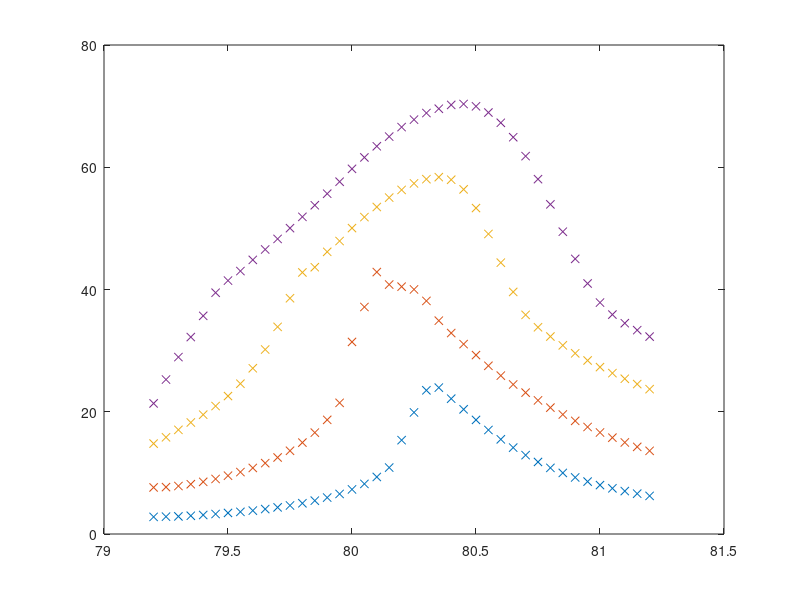

This figure's MATLAB source: (Note: this script raises an error after producing the figure.)
clear all
close all
clc
% Download forced response masurements from https://github.com/mattiacenedese/BRBtesting
load('Forced_response_measurements/ForcedFrequencyResponses.mat')

plot(FRdata.ForceControl(1).frequency,FRdata.ForceControl(1).amplitude,'x')

hold on
plot(FRdata.ForceControl(2).frequency,FRdata.ForceControl(2).amplitude,'x')
plot(FRdata.ForceControl(3).frequency,FRdata.ForceControl(3).amplitude,'x')
plot(FRdata.ForceControl(4).frequency,FRdata.ForceControl(4).amplitude,'x')

force_nom=[0.2 0.5 1 1.5];

f0=1;

Om_mins=2*pi.*[79.2  79.2 79.2 79.2]/f0;
Om_maxs=2*pi.*[81.2  81.2 81.2 81.2]/f0;
ids=[1:4];
dim=1;

t_POs=cell(41,length(ids));
x_POs=cell(41,length(ids));
freqs=[];
ampls=[];
f_lvl=[];
for iter_ids=1:length(ids)
    freqs=[freqs FRdata.ForceControl(ids(iter_ids)).frequency.'./f0];
    ampls=[ampls FRdata.ForceControl(ids(iter_ids)).amplitude];
    phases=FRdata.ForceControl(ids(iter_ids)).phase;
    f_lvl=[f_lvl FRdata.ForceControl(ids(iter_ids)).force];
    for iter_POs=1:length(phases)
        T=1/freqs(iter_POs,iter_ids);
        dt=T/10^3;
        t_POs{iter_POs,iter_ids}=(0:dt:T).';
        x_POs{iter_POs,iter_ids}=ampls(iter_POs,iter_ids)/(2*pi*freqs(iter_POs,iter_ids))^2.*sin(2*pi*freqs(iter_POs,iter_ids).*t_POs{iter_POs,iter_ids}+phases(iter_POs));
    end
end
Om_vec=2*pi*freqs;
%%
x_POs_un={};
Om_vec_un=[];
t_POs_un={};
force_level=[];
id_f_lvl=[];
for iter_ids=1:length(ids)
    x_POs_tmp=x_POs(:,iter_ids);
    Om_tmp=Om_vec(:,iter_ids);
    t_POs_tmp=t_POs(:,iter_ids);
    x_POs_tmp=x_POs_tmp(:);
    Om_tmp=Om_tmp(:).';
    t_POs_tmp=t_POs_tmp(:);
    f_lvl_tmp=f_lvl(:,iter_ids);
    
    
    [Om_vec_un_tmp,x_POs_un_tmp,t_POs_un_tmp]=del_renun_orbits(Om_tmp,x_POs_tmp,t_POs_tmp,dim);
    
    tmp_ampl=cell2mat(cellfun(@max,cellfun(@abs,x_POs_un_tmp,'UniformOutput',false),'UniformOutput',false));
    
    tmp_ampl2=cell2mat(cellfun(@max,cellfun(@abs,x_POs_tmp,'UniformOutput',false),'UniformOutput',false));
    
    figure
    subplot(1,2,1)
    plot(Om_vec_un_tmp./(2*pi),sum(tmp_ampl,2),'x')
    title('Unique')
    subplot(1,2,2)
    plot(Om_tmp./(2*pi),sum(tmp_ampl2,2),'x')
    
    x_POs_un_tmp(Om_vec_un_tmp<Om_mins(iter_ids) | Om_vec_un_tmp>Om_maxs(iter_ids))=[];
    t_POs_un_tmp(Om_vec_un_tmp<Om_mins(iter_ids) | Om_vec_un_tmp>Om_maxs(iter_ids))=[];
    f_lvl_tmp(Om_vec_un_tmp<Om_mins(iter_ids) | Om_vec_un_tmp>Om_maxs(iter_ids))=[];
    Om_vec_un_tmp(Om_vec_un_tmp<Om_mins(iter_ids) | Om_vec_un_tmp>Om_maxs(iter_ids))=[];
    
    title('Repititions')
    
    x_POs_un=[x_POs_un;x_POs_un_tmp];
    t_POs_un=[t_POs_un;t_POs_un_tmp];
    Om_vec_un=[Om_vec_un Om_vec_un_tmp];
    force_level=[force_level; f_lvl_tmp ];
    id_f_lvl=[id_f_lvl; length(Om_vec_un)];
end

%%
N_harm=3;
x_POs_hat=zeros(length(Om_vec_un),1,2*N_harm+1);
for iter_Om=1:length(Om_vec_un)
    
    x_POs_hat(iter_Om,:,:)=project_fmodes( t_POs_un{iter_Om},x_POs_un{iter_Om},N_harm,Om_vec_un(iter_Om));
    
end





%%


figure
tl = tiledlayout(2,2);
nexttile(tl)
tmp_ampl=cell2mat(cellfun(@max,cellfun(@abs,x_POs_un,'UniformOutput',false),'UniformOutput',false));
%
plot(Om_vec_un./(2*pi),tmp_ampl,'x')

title('max displacement')


for iter_harm=1:N_harm
    nexttile(tl)
    plot(Om_vec_un./(2*pi),abs(x_POs_hat(:,:,N_harm+1+iter_harm)),'x')
    
    
    title([ num2str(iter_harm) 'th harmonic'])
    xlabel('Frequency in Hz')
    ylabel('Amplitude  in V')
    
end
title(tl,'Response ')



%%


norm_c=(max(cell2mat(cellfun(@max,cellfun(@abs,x_POs_un,'UniformOutput',false),'UniformOutput',false))));

x_POs_un=gdivide(x_POs_un,norm_c);



%%





z_hat=NaN(length(Om_vec_un),dim,3);
for iter_Om=1:length(Om_vec_un)
    z_hat(iter_Om,:,:)=project_fmodes( t_POs_un{iter_Om},x_POs_un{iter_Om},1,Om_vec_un(iter_Om));
end

figure

plot(Om_vec_un./(2*pi),angle(z_hat(:,:,3)),'s')
%%

noise_lvl=noise_estimator(x_POs_un,t_POs_un,Om_vec_un,500,5000*2*pi);

%%
poly_order=5;
N_fmodes=1;
f_order=1;




[Abig, Bbig]=Build_big_mat(x_POs_un,t_POs_un,force_level,N_fmodes,Om_vec_un,dim,poly_order,f_order,noise_lvl);
%%
ws=zeros(length(Abig(:,1)),1);

figure

for iter_flvl=1:length(id_f_lvl)
    if iter_flvl==1
        Om_tmp=repmat(Om_vec_un(1:id_f_lvl(iter_flvl)),2*N_fmodes,1);
        
        ws(1:2*N_fmodes*id_f_lvl(iter_flvl))=1/max(abs(Abig(1:2*N_fmodes*id_f_lvl(iter_flvl),1)));
        ampl_tmp=ws(1:2*N_fmodes*id_f_lvl(iter_flvl)).*abs(Abig(1:2*N_fmodes*id_f_lvl(iter_flvl),1));
        ws(1:2*N_fmodes*id_f_lvl(iter_flvl))=ws(1:2*N_fmodes*id_f_lvl(iter_flvl))./id_f_lvl(iter_flvl); %
    else
        Om_tmp=repmat(Om_vec_un(id_f_lvl(iter_flvl-1)+1:id_f_lvl(iter_flvl)),2*N_fmodes,1);
        ws(2*N_fmodes*id_f_lvl(iter_flvl-1)+1:2*N_fmodes*id_f_lvl(iter_flvl))=1/max(abs(Abig(2*N_fmodes*id_f_lvl(iter_flvl-1)+1:2*N_fmodes*id_f_lvl(iter_flvl),1)));
        
        ampl_tmp=ws(2*N_fmodes*id_f_lvl(iter_flvl-1)+1:2*N_fmodes*id_f_lvl(iter_flvl)).*abs(Abig(2*N_fmodes*id_f_lvl(iter_flvl-1)+1:2*N_fmodes*id_f_lvl(iter_flvl),1));
        ws(2*N_fmodes*id_f_lvl(iter_flvl-1)+1:2*N_fmodes*id_f_lvl(iter_flvl))=ws(2*N_fmodes*id_f_lvl(iter_flvl-1)+1:2*N_fmodes*id_f_lvl(iter_flvl))./(id_f_lvl(iter_flvl)-id_f_lvl(iter_flvl-1));%
    end
    plot(Om_tmp(:),ampl_tmp,'x')
    hold on
end
ws=ws./min(ws);



%%
tols=0.0015;
poly_str=write_polys(dim,poly_order,f_order);
pars_exp=zeros(size(poly_str));
err_rel=zeros(dim,1);
poly_str_tmp=poly_str(:,1);
poly_str_tmp=cellfun(@(c) c(8:end) ,poly_str_tmp,'UniformOutput',false);
for iter_dim=1:dim
    [pars_exp(:,iter_dim), ~,err_rel(iter_dim)]=FourierID(ws.*Abig,ws.*Bbig(iter_dim,:).',noise_lvl,tols(iter_dim),poly_str_tmp); %([1:83 250 251])([1:83 250 251])
end

%%
for iter_dim=1:dim
    disp('---------------------')
    disp('ID result:')
    disp(['Relative error:   ' num2str(err_rel(iter_dim))] )
    disp('---------------------')
    for iter_pars=1:length(pars_exp)
        if ~isnan(pars_exp(iter_pars,iter_dim))
            disp(['Coefficient: ' poly_str{iter_pars,iter_dim}  '     Value: ' num2str(pars_exp(iter_pars,iter_dim))])
        end
    end
    disp('---------------------')
    disp('Deleted coefficients')
    for iter_pars=1:length(pars_exp)
        if isnan(pars_exp(iter_pars))
            disp(['Coefficient: ' poly_str{iter_pars,iter_dim}  ])
        end
    end
    disp('---------------------')
    
end



%%
ampl_id= pars_exp(end-2*f_order+1:end,:);
pars_sim=real(pars_exp);
pars_sim(end-2*f_order+1:end,:)=[];
pars_sim=pars_sim.';

ampl_id=reshape(ampl_id,2*f_order,dim).';

ampl_id(:,end-f_order+2:end+1)=ampl_id(:,end-f_order+1:end);
ampl_id(:,f_order+1)=0;



pars_sim(isnan(pars_sim))=0;
ampl_id(isnan(ampl_id))=0;


IC=zeros(1,2*dim);
Om_step=(max(Om_vec_un)-min(Om_vec_un))/100;
Om_sim=(min(Om_vec_un):Om_step:max(Om_vec_un));
T_sim=200*2*pi/mean(Om_sim);

f_levels=force_nom;
x_hat_id=zeros(length(f_levels),length(Om_sim),dim,2*N_harm+1);
parfor iter_f_lvl=1:length(f_levels)
    [~,~, ~,x_tmp]=my_sweep_sim(Om_sim,pars_sim,poly_order,dim,f_levels(iter_f_lvl).*ampl_id,T_sim,T_sim,0.001,N_harm,IC);
    x_hat_id(iter_f_lvl,:,:,:)=x_tmp;
end
%%
z_hat=NaN(length(Om_vec_un),dim,2*N_harm+1);
for iter_Om=1:length(Om_vec_un)
    z_hat(iter_Om,:,:)=project_fmodes( t_POs_un{iter_Om},x_POs_un{iter_Om},N_harm,Om_vec_un(iter_Om));
    
end

%%


%%

figure
iter_harm=1;


for iter_f_lvl=1:length(f_levels)
    legend('AutoUpdate','Off')
    plot(freqs(:,iter_f_lvl),ampls(:,iter_f_lvl)/2,'x')
    hold on
    legend('AutoUpdate','On')
    set(gca,'ColorOrderIndex',iter_f_lvl)
    [x_hat_plt,Om_plot]=id_jump(reshape(x_hat_id(iter_f_lvl,:,:,:),[length(Om_sim) dim 2*N_harm+1]),Om_sim,N_harm+2);
    plot(Om_plot./(2*pi),(Om_plot.').^2.*sum(squeeze(abs(x_hat_plt(:,:,N_harm+1+iter_harm))),2).*norm_c,'Linewidth',2,'Displayname',['f=' num2str(f_levels(iter_f_lvl))])%,'Color',[0.8 0.3 0.3]
end
grid on
xlabel('Frequency in Hz')
ylabel('Acceleration amplitude in m/s^2')


%%
function [Abig, Bbig]=Build_big_mat(z_POs,t_POs,force_level,N_fmodes,Om_vec,dim,poly_order,f_order,noise_lvl)


disp('-----------------------------')
disp('Builing matrix for Regression')
disp('-----------------------------')
poly_str=write_polys(dim,poly_order,f_order);
N_orbits=length(z_POs);

Abig3D=zeros(2*N_fmodes,length(poly_str),N_orbits);
Bbig3D=zeros(dim,2*N_fmodes,N_orbits);
for iter_POs=1:N_orbits
    [A0,B0]=build_mat(z_POs{iter_POs},t_POs{iter_POs},force_level(iter_POs),N_fmodes,Om_vec(iter_POs),dim,poly_order,f_order,noise_lvl);
    % delte mean rows
    A0(N_fmodes+1,:)=[];
    % delete zeroth forcing coefficient
    A0(:,end-f_order)=[];
    % delete zeroth acceleration coefficient
    B0(:,N_fmodes+1)=[];
    Abig3D(:,:,iter_POs)=A0;
    Bbig3D(:,:,iter_POs)=B0;
    
    disp(['Progress: ' num2str(round(iter_POs/N_orbits*100,2)) '%'])
end
Abig=reshape(permute(Abig3D,[1 3 2]),2*N_fmodes*N_orbits,length(poly_str));
Bbig=reshape(Bbig3D,dim,2*N_fmodes*N_orbits);


disp('-----------------------------')
disp('Matrix Build')
disp('-----------------------------')
end

function [pars, res,rel_err]=FourierID(Abig,Bbig,noise_lvl,tol,poly_str)
disp('-----------------------------')
disp('Start fitting')
disp('-----------------------------')

del_idx=find(vecnorm(Abig)<noise_lvl);

accept_idx=min(setdiff(1:length(Abig(1,:)),del_idx));
del_idx=[];
for iter_pars=accept_idx+1:length(Abig(1,:))
    
    P=Abig(:,accept_idx)*inv(Abig(:,accept_idx)'*Abig(:,accept_idx))*Abig(:,accept_idx)';
    if  norm(Abig(:,iter_pars))<noise_lvl  || norm(P*Abig(:,iter_pars))/norm(Abig(:,iter_pars))>0.99
        
        del_idx=[del_idx iter_pars];
        
    else
        
        accept_idx=[accept_idx iter_pars];
        
    end
end
%


if ~isempty(del_idx)
    disp('Renundant Data detected!')
    disp(['Indices: ' num2str(del_idx)  ])
    
    disp(strjoin(['Polynomials: ' poly_str(del_idx).'],'   '))
end


accept_idx=setdiff(1:length(Abig(1,:)),del_idx);


A_reduce=Abig;
A_reduce(:,del_idx)=[];
pars=-A_reduce\Bbig;

res=norm(A_reduce*pars+Bbig);

if res/norm(Bbig)<tol
    disp(['Relative errror:' num2str(res/norm(Bbig)) ' less than ' num2str(tol*100) '%'])
    disp('Sparsify')
    
    chck=false;
    final_accept_idx=[];
    while chck==false
        
        res_tmp=zeros(length(accept_idx),1);
        pars_tmp=zeros(length(final_accept_idx)+1,length(accept_idx));
        
        for iter_idx=1:length(accept_idx)
            A_reduce=Abig(:,[final_accept_idx  accept_idx(iter_idx)]);
            
            pars_tmp(:,iter_idx)=-A_reduce\Bbig;
            
            res_tmp(iter_idx)=norm(A_reduce*pars_tmp(:,iter_idx)+Bbig);
            
        end
        [res_min, min_id]=min(res_tmp);
        if res_min/norm(Bbig)>tol
            disp(['Identified index: ' num2str(accept_idx(min_id))])
            disp(['Identified Polynomial:   ' poly_str{accept_idx(min_id)}])
            disp(['Relative error: ' num2str(res_min/norm(Bbig))])
            final_accept_idx=[final_accept_idx accept_idx(min_id)];
            accept_idx(min_id)=[];
            pars=pars_tmp(:,min_id);
            res=res_min;
        else
            disp(['Identified index: ' num2str(accept_idx(min_id))])
            disp(['Identified Polynomial:   ' poly_str{accept_idx(min_id)}])
            disp(['Relative error: ' num2str(res_min/norm(Bbig))])
            final_accept_idx=[final_accept_idx accept_idx(min_id)];
            accept_idx(min_id)=[];
            pars=pars_tmp(:,min_id);
            res=res_min;
            disp(['Sparse model with ' num2str(tol*100) '% relative error fitted'])
            chck=true;
        end
        if isempty(accept_idx)
            disp(['Model cannot be fitted with reaching a relative error of ' num2str(tol*100) '%'])
            chck=true;
        end
        
        
    end
else
    disp(['Relative errror:' num2str(res/norm(Bbig)) ' larger than specified (' num2str(tol*100) '%).'])
    disp(['No spare model fitted. Consider increasing tolercane or generating cleaner input signals.'])
    final_accept_idx=accept_idx;
end

del_idx=setdiff(1:length(Abig(1,:)),final_accept_idx);

[~,ids]=sort([final_accept_idx del_idx].');

pars=[  pars; NaN(length(del_idx),1)];

pars=pars(ids);
rel_err=res./norm(Bbig);
end

function str=write_polys(dim,poly_order,f_order)

cords=cell(2*dim,1);
for iter_dim=1:dim
    cords{iter_dim}=['x_' num2str(iter_dim)];
end
for iter_dim=1:dim
    cords{dim+iter_dim}=['v_' num2str(iter_dim)];
end

str=cords;



for iter_poly=2:poly_order
    str=[str; join(nmultichoosek(cords, iter_poly))];
end
num_poly=length(str);
str=repmat(str,1,dim);
prefix={};

for iter_dim=1:dim
    prefix=[prefix  repmat({['eq ' num2str(iter_dim) ':   ']},num_poly,1)];
end
str=strcat(prefix,str);

f_str=cell(2*f_order,1);
for iter_f=1:f_order
    f_str{f_order+iter_f}=['f^' num2str(iter_f) '_+'];
    f_str{f_order-iter_f+1}=['f^' num2str(iter_f) '_-'];
end
f_str=repmat(f_str,1,dim);

prefix=[];
for iter_dim=1:dim
    prefix=[prefix repmat({['eq ' num2str(iter_dim) ':   ']},2*f_order,1)];
end

f_str=strcat(prefix,f_str);

str=[str; f_str];
end


function [A,B]=build_mat(x_PO,t_PO,f_lvl,N_fmodes,Om,dim,poly_order,f_order,noise_floor)

if noise_floor>0
    x_hat=project_fmodes(t_PO,x_PO,N_fmodes,Om);
    x_hat(abs(x_hat)<noise_floor)=0;
    v_hat=(1i*Om.*(-N_fmodes:1:N_fmodes)).*x_hat;
    v_hat(abs(v_hat)<noise_floor)=0;
    x_PO=(x_hat*exp(1i.*Om*(-N_fmodes:N_fmodes).'*t_PO.')).';
    v_PO=(v_hat*exp(1i.*Om*(-N_fmodes:N_fmodes).'*t_PO.')).';
end
z_PO=[x_PO v_PO];

num_polys=0;
for iter_poly=1:poly_order
    num_polys=num_polys+nchoosek(2*dim+iter_poly-1,iter_poly);
end
polys_hat=zeros(2*N_fmodes+1,num_polys);
ids=1;
for iter_poly=1:poly_order
    idx=nmultichoosek(1:2*dim, iter_poly);
    for iter_idx=1:length(idx(:,1))
        sig=prod(z_PO(:,idx(iter_idx,:)),2);
        polys_hat(:,ids)=project_fmodes(t_PO,sig,N_fmodes,Om);
        ids=ids+1;
    end
end
polys_hat(abs(polys_hat)<noise_floor)=0;

A=polys_hat;
B=-Om^2*(-N_fmodes:N_fmodes).^2.*x_hat;
I_f=f_lvl.*[zeros((N_fmodes-f_order),(2*f_order+1));eye((2*f_order+1));zeros((N_fmodes-f_order),(2*f_order+1))];


A=[A I_f];

end

function [z_POs,t_POs, z_ampl,x_hat]=my_sweep_sim(Om_vec,pars,poly_order,dim,ampls,t_wait,N_periods_ss,t_sample_ss,N_harm,IC)

opts = odeset();

z_POs=cell(length(Om_vec),1);
t_POs=cell(length(Om_vec),1);
z_ampl=NaN(length(Om_vec),dim);
x_hat=NaN(length(Om_vec),dim,N_harm*2+1);

t0=0;
for iter_Om=1:length(Om_vec)
    Om_cur=Om_vec(iter_Om);
    T_cur=2*pi/Om_cur;
    
    [t_tmp, z] = ode45(@(t,z)NL_sys(t,z,pars,poly_order,dim,ampls,Om_cur),t0+[0 t_wait], IC ,opts); %;zeros(4*dim^2,1)
    
    t0= rem(t_tmp(end),2*pi/Om_cur);
    
    [t_tmp, z] = ode45(@(t,z)NL_sys(t,z,pars,poly_order,dim,ampls,Om_cur),t0+T_cur*[0:t_sample_ss:N_periods_ss], z(end,:) ,opts);
    
    t0= rem(t_tmp(end),2*pi/Om_cur);
    t_POs{iter_Om}=t_tmp;
    z_POs{iter_Om}=z(:,1:dim);
    
    IC=z(end,:);
    z_ampl(iter_Om,:)=max(abs(z(:,1:dim)));
    x_hat(iter_Om,:,:)=project_fmodes(t_tmp,z(:,1:dim),N_harm,Om_cur);
    
    
    disp(['Progress: ' num2str(round(iter_Om/length(Om_vec)*100,2)) '%'])
end
end

function noise_lvl=noise_estimator(z_POs,t_POs,Om_vec,N_smpls,Om_max)
idx_selected=randi(length(z_POs),N_smpls,1);
noise_ampls=zeros(length(z_POs{1}(1,:)),2*N_smpls);


for iter_smpls=1:N_smpls
    
    Om_found=false;
    while Om_found==false
        Oms_selected=Om_max*rand(1);
        if mod(Oms_selected,Om_vec(idx_selected(iter_smpls)))>0.1*Om_vec(idx_selected(iter_smpls))
            Om_found=true;
        end
    end
    
    x_hat_tmp=project_fmodes(t_POs{idx_selected(iter_smpls)},z_POs{idx_selected(iter_smpls)},1,Oms_selected);
    noise_ampls(:,2*iter_smpls-1:2*iter_smpls)=abs(x_hat_tmp(:,1:2:3));
end
noise_lvl=2*mean(noise_ampls,'all');
end


function x_hat=project_fmodes(t_PO,x_PO,N_fmodes,Om)
x_hat=zeros(length(x_PO(1,:)),2*N_fmodes+1);
x_hat(:,N_fmodes+1)=mean(x_PO);

for iter_fmodes=1:N_fmodes
    x_hat(:,N_fmodes+1+iter_fmodes)=(t_PO(2)-t_PO(1))./(t_PO(end)-t_PO(1))*sum(x_PO(2:end,:).*exp(-1i*iter_fmodes*Om*t_PO(2:end))).';
    x_hat(:,N_fmodes+1-iter_fmodes)=conj(x_hat(:,N_fmodes+1+iter_fmodes));
end

end

function [x_hat_plt,Om_plot]=id_jump(x_hat_with_jump,Om_with_jump,idx_for_jump_detection)

x_hat_plt=x_hat_with_jump;
Om_plot=Om_with_jump;

dim2=length(x_hat_with_jump(1,:,1));
dim3=length(x_hat_with_jump(1,1,:));
jump_idx=find(abs(diff(sum(abs(x_hat_with_jump(:,:,idx_for_jump_detection)),2)))>0.1);

jump_idx=jump_idx+[0:(length(jump_idx)-1)].';
for iter_jump=1:length(jump_idx)
    x_hat_plt=[x_hat_plt(1:jump_idx(iter_jump),:,:); NaN(1,dim2,dim3);x_hat_plt(jump_idx(iter_jump)+1:end,:,:) ];
    Om_plot=[Om_plot(1:jump_idx(iter_jump)) NaN Om_plot(jump_idx(iter_jump)+1:end)];
    
end
end



function x_p = NL_sys(t,x,pars,poly_order,dim,ampls,Om)
tol=10^-6;
f=sum(ampls.*exp(1i*Om.*(( 1:length(ampls))-floor((length(ampls)+1)/2))*t),2);
if imag(f)>tol
    disp('img forcing')
    
end
f=real(f);

RHS=zeros(dim,1);


polys=[x.'];
for iter_poly=2:poly_order
    polys=[polys  prod(nmultichoosek(x,iter_poly).')];
    
end
for iter_dim=1:dim
    RHS(iter_dim)=dot(pars(iter_dim,:),polys);
end
x_p=zeros(2*dim,1);
x_p(1:dim,1) = x(dim+1:2*dim);
x_p(dim+1:2*dim,1) = -RHS+f;
end


function y=BeamID_system(t,x,p)

x1 = x(1,:);
x2 = x(2,:);
p1 = p(1,:);
p2 = p(2,:);


d = p(3,:);

w0 = sqrt(56979.5144);
k3 = 15572.8828;
k2 =  10148.5048;

y(1,:) = x2;
y(2,:) = -d.*x2-w0.^2.*x1-k3.*x1.^3-k2.*x1.^2+p2.*cos(2*pi./p1.*t); %
end

function combs = nmultichoosek(values, k)
%// Return number of multisubsets or actual multisubsets.
% thanks to https://stackoverflow.com/questions/28284671/generating-all-combinations-with-repetition-using-matlab
if numel(values)==1
    n = values;
    combs = nchoosek(n+k-1,k);
else
    n = numel(values);
    combs = bsxfun(@minus, nchoosek(1:n+k-1,k), 0:k-1);
    combs = reshape(values(combs),[],k);
end
end

function [Oms,z_PO,t_PO]=del_renun_orbits(Oms,z_PO,t_PO,dim)
freqs_unique=unique(Oms);
freq_del=[];
for iter_freqs=1:length(freqs_unique)
    freq_idx=find(freqs_unique(iter_freqs)==Oms);
    x_ampl=zeros(length(freq_idx),dim);
    for iter_id=1:length(freq_idx)
        x_hat=project_fmodes(t_PO{freq_idx(iter_id)},z_PO{freq_idx(iter_id)},1,Oms(freq_idx(iter_id)));
        x_ampl(iter_id,:)=abs(x_hat(:,3)).';
    end
    del_id=[];
    for iter_ampl=1:length(x_ampl(:,1))-1
        ampl_id=find(norm(x_ampl(iter_ampl,:)-x_ampl(iter_ampl+1:end,:))<0.2*norm(x_ampl(iter_ampl,:)));
        del_id=unique([del_id iter_ampl+ampl_id]);
    end
    freq_del=[freq_del freq_idx(del_id)];
end
z_PO(freq_del)=[];

t_PO(freq_del)=[];%;
Oms(freq_del)=[];
end

function [freqs, x_POs,control_POs,t_POs]=get_POs_from_lvm(src,strain_idx,f_idx,clock_beam_idx,N_periods,N_pts_per_T)


data=lvm_import(src);


freq_idx=find(isnan(data.Segment1.data(:,f_idx))~=1);
freqs=data.Segment1.data(freq_idx,f_idx).';
freq_idx=freq_idx([1 1+find(diff(freqs)~=0)]);
freqs=freqs([1 1+find(diff(freqs)~=0)]);
x_POs=cell(length(freqs),1);
t_POs=cell(length(freqs),1);
control_POs=cell(length(freqs),1);

for iter_freq=1:length(freq_idx)
    T=1/(data.Segment1.data(freq_idx(iter_freq),f_idx));
    
    Ts=T/N_pts_per_T;
    if iter_freq< length(freq_idx)
        t_end=freq_idx(iter_freq+1)-1;
    else
        t_end=length(data.Segment1.data(:,3));
    end
    t_start=find(data.Segment1.data(1:t_end,1)<data.Segment1.data(t_end,1)-N_periods*T,1,'last');
    
    
    
    control_beam_sig=data.Segment1.data(t_start:t_end,clock_beam_idx);
    
    control_beam_sig=control_beam_sig-mean(control_beam_sig);
    
    x_tmp=data.Segment1.data(t_start:t_end,strain_idx);
    
    x_tmp=x_tmp- mean(data.Segment1.data(1:freq_idx(2)-1,strain_idx));
    
    t_tmp=data.Segment1.data(t_start:t_end,1);
    
    t_interp=max(t_tmp)+(-N_periods*T:Ts:0);
    
    
    
    
    t_POs{iter_freq}=(t_interp-t_interp(1)).';
    x_POs{iter_freq}=reshape(interp1(t_tmp,x_tmp,t_interp,'spline','extrap'),length(t_interp),length(strain_idx));
    control_POs{iter_freq}=interp1(t_tmp,control_beam_sig,t_interp,'spline','extrap').';
    
    
    
end
end
